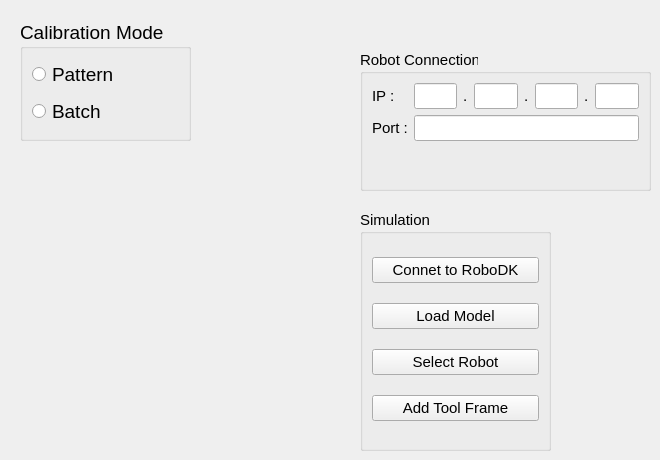
     <widget class="QWidget" name="page_main">
      <widget class="QGroupBox" name="groupBox_9">
       <property name="geometry">
        <rect>
         <x>20</x>
         <y>20</y>
         <width>171</width>
         <height>121</height>
        </rect>
       </property>
       <property name="font">
        <font>
         <pointsize>14</pointsize>
        </font>
       </property>
       <property name="title">
        <string>Calibration Mode</string>
       </property>
       <layout class="QVBoxLayout" name="verticalLayout_4">
        <item>
         <widget class="QRadioButton" name="radioButton_3">
          <property name="text">
           <string>Pattern</string>
          </property>
         </widget>
        </item>
        <item>
         <widget class="QRadioButton" name="radioButton_4">
          <property name="text">
           <string>Batch</string>
          </property>
         </widget>
        </item>
       </layout>
      </widget>
      <widget class="QGroupBox" name="groupBox_15">
       <property name="geometry">
        <rect>
         <x>360</x>
         <y>50</y>
         <width>291</width>
         <height>141</height>
        </rect>
       </property>
       <property name="font">
        <font>
         <pointsize>11</pointsize>
        </font>
       </property>
       <property name="title">
        <string>Robot Connection</string>
       </property>
       <layout class="QVBoxLayout" name="verticalLayout_23">
        <item>
         <layout class="QFormLayout" name="formLayout_11">
          <item row="0" column="0">
           <widget class="QLabel" name="label_88">
            <property name="text">
             <string>IP :</string>
            </property>
           </widget>
          </item>
          <item row="0" column="1">
           <layout class="QHBoxLayout" name="horizontalLayout_25">
            <item>
             <widget class="QLineEdit" name="lineEdit_147">
              <property name="maxLength">
               <number>3</number>
              </property>
             </widget>
            </item>
            <item>
             <widget class="QLabel" name="label_89">
              <property name="text">
               <string>.</string>
              </property>
             </widget>
            </item>
            <item>
             <widget class="QLineEdit" name="lineEdit_148">
              <property name="maxLength">
               <number>3</number>
              </property>
             </widget>
            </item>
            <item>
             <widget class="QLabel" name="label_90">
              <property name="text">
               <string>.</string>
              </property>
             </widget>
            </item>
            <item>
             <widget class="QLineEdit" name="lineEdit_149">
              <property name="maxLength">
               <number>3</number>
              </property>
             </widget>
            </item>
            <item>
             <widget class="QLabel" name="label_91">
              <property name="text">
               <string>.</string>
              </property>
             </widget>
            </item>
            <item>
             <widget class="QLineEdit" name="lineEdit_150">
              <property name="maxLength">
               <number>3</number>
              </property>
             </widget>
            </item>
           </layout>
          </item>
          <item row="1" column="0">
           <widget class="QLabel" name="label_92">
            <property name="text">
             <string>Port :</string>
            </property>
           </widget>
          </item>
          <item row="1" column="1">
           <widget class="QLineEdit" name="lineEdit_151">
            <property name="maxLength">
             <number>4</number>
            </property>
           </widget>
          </item>
         </layout>
        </item>
       </layout>
      </widget>
      <widget class="QGroupBox" name="groupBox">
       <property name="geometry">
        <rect>
         <x>360</x>
         <y>210</y>
         <width>191</width>
         <height>241</height>
        </rect>
       </property>
       <property name="font">
        <font>
         <pointsize>11</pointsize>
        </font>
       </property>
       <property name="title">
        <string>Simulation</string>
       </property>
       <layout class="QVBoxLayout" name="verticalLayout_21">
        <item>
         <widget class="QPushButton" name="pushButton_connectRoboDK">
          <property name="text">
           <string>Connet to RoboDK</string>
          </property>
         </widget>
        </item>
        <item>
         <widget class="QPushButton" name="pushButton_loadModel">
          <property name="text">
           <string>Load Model</string>
          </property>
         </widget>
        </item>
        <item>
         <widget class="QPushButton" name="pushButton_selectRobot">
          <property name="text">
           <string>Select Robot</string>
          </property>
         </widget>
        </item>
        <item>
         <widget class="QPushButton" name="pushButton_addToolFrame">
          <property name="text">
           <string>Add Tool Frame</string>
          </property>
         </widget>
        </item>
       </layout>
      </widget>
     </widget>
